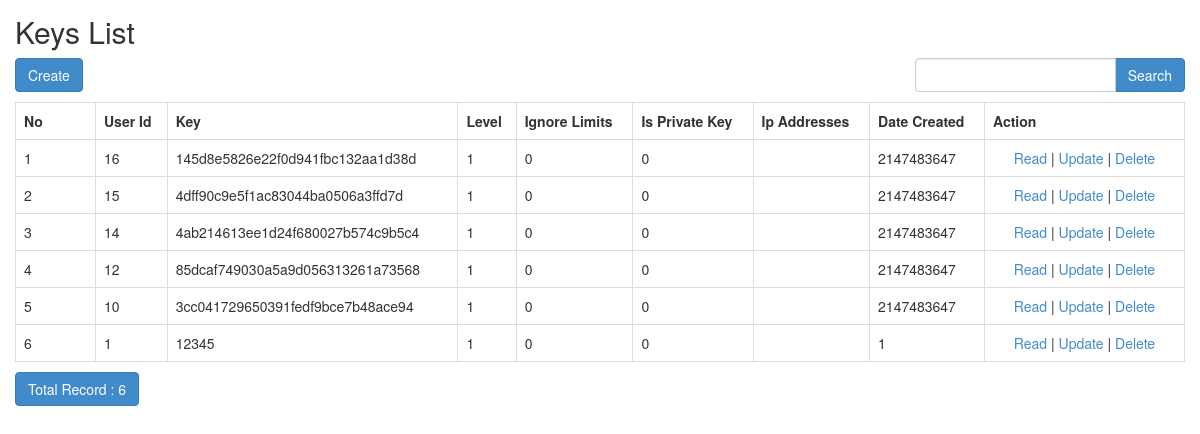
The page /index.php/keys on the database as committed earlier.
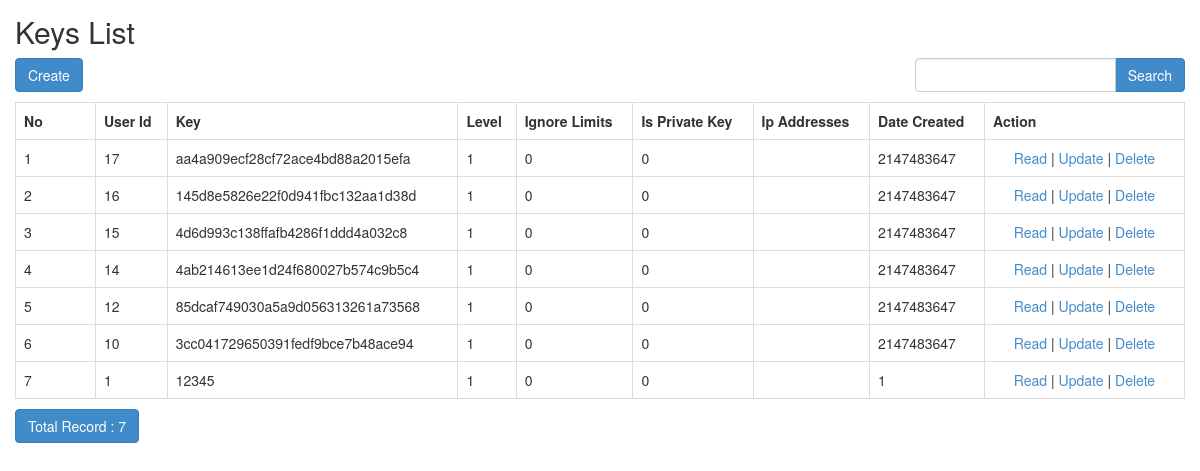
The same page on the database as committed later.
### tables this page shows
CREATE TABLE `keys` (
  `id` int(11) NOT NULL,
  `user_id` int(11) NOT NULL,
  `key` varchar(40) NOT NULL,
  `level` int(2) NOT NULL DEFAULT 1,
  `ignore_limits` tinyint(1) NOT NULL DEFAULT 0,
  `is_private_key` tinyint(1) NOT NULL DEFAULT 0,
  `ip_addresses` text DEFAULT NULL,
  `date_created` int(11) NOT NULL DEFAULT current_timestamp()
);

### application/controllers/Keys.php (called while the page is built, shortened)
<?php
class Keys extends CI_Controller
{
    function __construct()
    {
        $this->load->model('Keys_model');
        $this->load->library('form_validation');
    }
    public function index()
    {
        $q = urldecode($this->input->get('q', TRUE));
        $start = intval($this->input->get('start'));
        if ($q <> '') {
            $config['base_url'] = base_url() . 'keys/index.html?q=' . urlencode($q);
            $config['first_url'] = base_url() . 'keys/index.html?q=' . urlencode($q);
        } else {
            $config['base_url'] = base_url() . 'keys/index.html';
            $config['first_url'] = base_url() . 'keys/index.html';
        }
        $config['per_page'] = 10;
        $config['page_query_string'] = TRUE;
        $config['total_rows'] = $this->Keys_model->total_rows($q);
        $keys = $this->Keys_model->get_limit_data($config['per_page'], $start, $q);
        $this->load->library('pagination');
        $this->pagination->initialize($config);
        $data = array(
            'keys_data' => $keys,
            'q' => $q,
            'pagination' => $this->pagination->create_links(),
            'total_rows' => $config['total_rows'],
            'start' => $start,
        );
        $this->load->view('keys/keys_list', $data);
    }
}

### index.php (called while the page is built, shortened)
<?php
require_once BASEPATH.'core/CodeIgniter.php';

### application/config/config.php (called while the page is built, shortened)
<?php
$config['base_url'] = ((isset($_SERVER['HTTPS']) && $_SERVER['HTTPS'] == "on") ? "https" : "http");
$config['base_url'] .= "://" . $_SERVER['HTTP_HOST'];
$config['base_url'] .= str_replace(basename($_SERVER['SCRIPT_NAME']), "", $_SERVER['SCRIPT_NAME']);
$config['index_page'] = 'index.php';
$config['uri_protocol']  = 'REQUEST_URI';
$config['url_suffix'] = '';
$config['language']  = 'english';
$config['charset'] = 'UTF-8';
$config['enable_hooks'] = FALSE;
$config['subclass_prefix'] = 'MY_';
$config['composer_autoload'] = 'vendor/autoload.php';
$config['permitted_uri_chars'] = 'a-z 0-9~%.:_\-';
$config['enable_query_strings'] = FALSE;
$config['controller_trigger'] = 'c';
$config['function_trigger'] = 'm';
$config['directory_trigger'] = 'd';
$config['allow_get_array'] = TRUE;
$config['log_threshold'] = 0;
$config['log_path'] = '';
$config['log_file_extension'] = '';
$config['log_file_permissions'] = 0644;
$config['log_date_format'] = 'Y-m-d H:i:s';
$config['error_views_path'] = '';
$config['cache_path'] = '';
$config['cache_query_string'] = FALSE;
$config['encryption_key'] = '';
$config['sess_driver'] = 'files';
$config['sess_cookie_name'] = 'ci_session';
$config['sess_expiration'] = 7200;
$config['sess_save_path'] = NULL;
$config['sess_match_ip'] = FALSE;
$config['sess_time_to_update'] = 300;
$config['sess_regenerate_destroy'] = FALSE;
$config['cookie_prefix']  = '';
$config['cookie_domain']  = '';
$config['cookie_path']    = '/';
$config['cookie_secure']  = FALSE;
$config['cookie_httponly']   = FALSE;
$config['standardize_newlines'] = FALSE;
$config['global_xss_filtering'] = FALSE;
$config['csrf_protection'] = FALSE;
$config['csrf_token_name'] = 'csrf_test_name';
$config['csrf_cookie_name'] = 'csrf_cookie_name';
$config['csrf_expire'] = 7200;
$config['csrf_regenerate'] = TRUE;
$config['csrf_exclude_uris'] = array();
$config['compress_output'] = FALSE;
$config['time_reference'] = 'local';
$config['rewrite_short_tags'] = FALSE;
$config['proxy_ips'] = '';

### application/models/Keys_model.php (called while the page is built, shortened)
<?php
class Keys_model extends CI_Model
{
    public $table = 'keys';
    public $id = 'id';
    public $order = 'DESC';
    function total_rows($q = NULL)
    {
        $this->db->like('id', $q);
        $this->db->or_like('user_id', $q);
        $this->db->or_like('key', $q);
        $this->db->or_like('level', $q);
        $this->db->or_like('ignore_limits', $q);
        $this->db->or_like('is_private_key', $q);
        $this->db->or_like('ip_addresses', $q);
        $this->db->or_like('date_created', $q);
        $this->db->from($this->table);
        return $this->db->count_all_results();
    }
    function get_limit_data($limit, $start = 0, $q = NULL)
    {
        $this->db->order_by($this->id, $this->order);
        $this->db->like('id', $q);
        $this->db->or_like('user_id', $q);
        $this->db->or_like('key', $q);
        $this->db->or_like('level', $q);
        $this->db->or_like('ignore_limits', $q);
        $this->db->or_like('is_private_key', $q);
        $this->db->or_like('ip_addresses', $q);
        $this->db->or_like('date_created', $q);
        $this->db->limit($limit, $start);
        return $this->db->get($this->table)->result();
    }
}

### application/views/keys/keys_list.php (the view, shortened to what this page needs)
<!doctype html>
<html>
    <head>
        <link rel="stylesheet" href="<?php echo base_url('assets/bootstrap/css/bootstrap.min.css') ?>"/>
    </head>
    <body>
        <h2 style="margin-top:0px">Keys List</h2>
        <div class="row" style="margin-bottom: 10px">
            <div class="col-md-4">
                <?php echo anchor(site_url('keys/create'),'Create', 'class="btn btn-primary"'); ?>
            </div>
            <div class="col-md-4 text-center">
            </div>
            <div class="col-md-1 text-right">
            </div>
            <div class="col-md-3 text-right">
                <form action="<?php echo site_url('keys/index'); ?>" class="form-inline" method="get">
                    <div class="input-group">
                        <input type="text" class="form-control" name="q" value="<?php echo $q; ?>">
                        <span class="input-group-btn">
                          <button class="btn btn-primary" type="submit">Search</button>
                        </span>
                    </div>
                </form>
            </div>
        </div>
        <table class="table table-bordered" style="margin-bottom: 10px">
            <tr>
                <th>No</th>
		<th>User Id</th>
		<th>Key</th>
		<th>Level</th>
		<th>Ignore Limits</th>
		<th>Is Private Key</th>
		<th>Ip Addresses</th>
		<th>Date Created</th>
		<th>Action</th>
            </tr><?php
            foreach ($keys_data as $keys)
            {
                ?>
                <tr>
			<td width="80px"><?php echo ++$start ?></td>
			<td><?php echo $keys->user_id ?></td>
			<td><?php echo $keys->key ?></td>
			<td><?php echo $keys->level ?></td>
			<td><?php echo $keys->ignore_limits ?></td>
			<td><?php echo $keys->is_private_key ?></td>
			<td><?php echo $keys->ip_addresses ?></td>
			<td><?php echo $keys->date_created ?></td>
			<td style="text-align:center" width="200px">
				<?php
				echo anchor(site_url('keys/read/'.$keys->id),'Read');
				echo ' | ';
				echo anchor(site_url('keys/update/'.$keys->id),'Update');
				echo ' | ';
				echo anchor(site_url('keys/delete/'.$keys->id),'Delete','onclick="javasciprt: return confirm(\'Are You Sure ?\')"');
				?>
			</td>
		</tr>
                <?php
            }
            ?>
        </table>
        <div class="row">
            <div class="col-md-6">
                <a href="#" class="btn btn-primary">Total Record : <?php echo $total_rows ?></a>
	    </div>
            <div class="col-md-6 text-right">
            </div>
        </div>
    </body>
</html>

### application/views/keys/keys_list.php (style rules this page uses)
body { padding: 15px; }

Rows that differ between the two databases and show on the page:
added keys: user "17", key "aa4a909ecf28cf72ace4bd88a2015efa", level "1", ignore_limits "0", is_private_key "0", date_created "2147483647", id "Read", id "Update", id "Delete"
changed keys: key "4dff90c9e5f1ac83044ba0506a3ffd7d" → "4d6d993c138ffafb4286f1ddd4a032c8"
Other text that changed with them:
$total_rows: "6" → "7"
